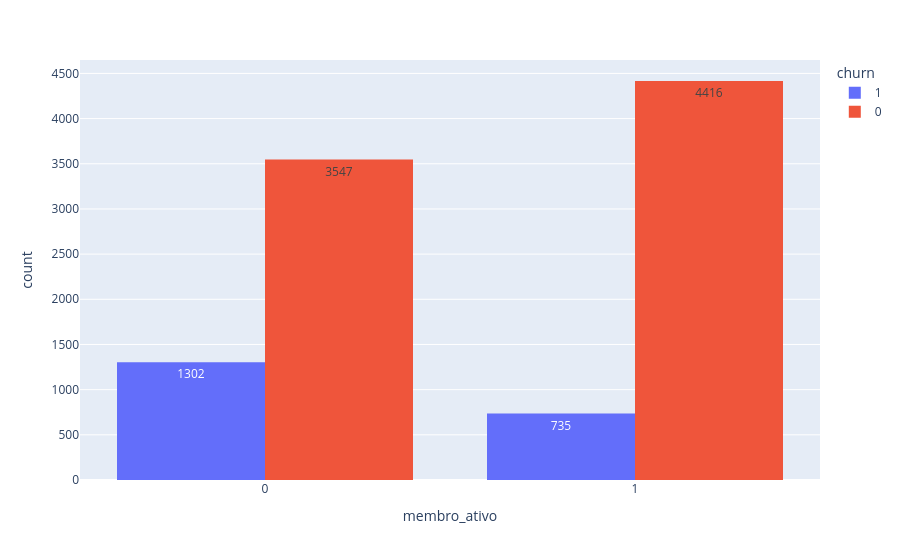

The notebook cell this image was saved under:
### Code cell
px.histogram(dados, x = 'membro_ativo', text_auto = True, color = 'churn', barmode = 'group')

### Figure 1 — Plotly figure (JSON) as saved in the notebook; plotly's stock layout.template omitted (floating-point values rounded to 4 significant figures; data arrays with more than 128 entries replaced by an {"elided": "..."} marker saying what was removed)
{"data": [{"alignmentgroup": "True", "bingroup": "x", "hovertemplate": "churn=1<br>membro_ativo=%{x}<br>count=%{y}<extra></extra>", "legendgroup": "1", "marker": {"color": "#636efa", "pattern": {"shape": ""}}, "name": "1", "offsetgroup": "1", "orientation": "v", "showlegend": true, "texttemplate": "%{value}", "type": "histogram", "x": {"elided": "2037 int values"}, "xaxis": "x", "yaxis": "y"}, {"alignmentgroup": "True", "bingroup": "x", "hovertemplate": "churn=0<br>membro_ativo=%{x}<br>count=%{y}<extra></extra>", "legendgroup": "0", "marker": {"color": "#EF553B", "pattern": {"shape": ""}}, "name": "0", "offsetgroup": "0", "orientation": "v", "showlegend": true, "texttemplate": "%{value}", "type": "histogram", "x": {"elided": "7963 int values"}, "xaxis": "x", "yaxis": "y"}], "layout": {"barmode": "group", "legend": {"title": {"text": "churn"}, "tracegroupgap": 0}, "margin": {"t": 60}, "xaxis": {"anchor": "y", "domain": [0, 1], "title": {"text": "membro_ativo"}}, "yaxis": {"anchor": "x", "domain": [0, 1], "title": {"text": "count"}}}}
